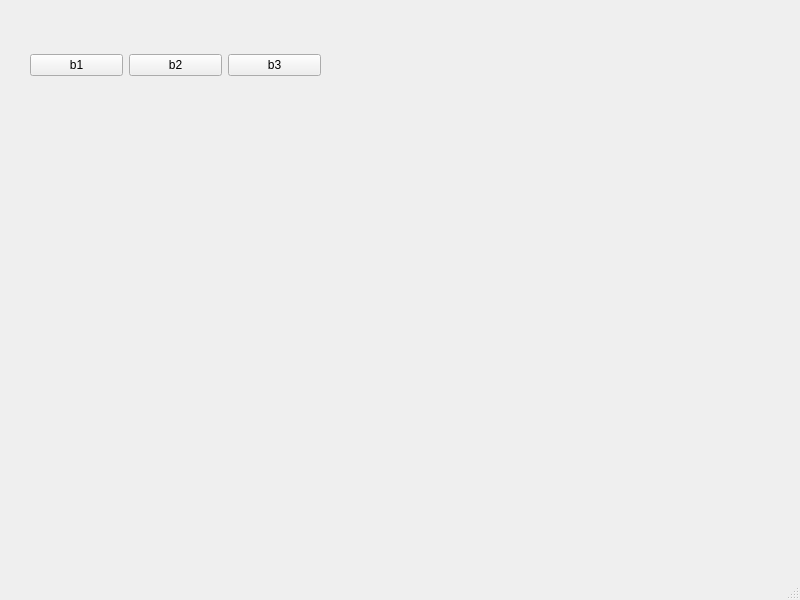
<?xml version="1.0" encoding="UTF-8"?>
<ui version="4.0">
 <class>MainWindow</class>
 <widget class="QMainWindow" name="MainWindow">
  <property name="geometry">
   <rect>
    <x>0</x>
    <y>0</y>
    <width>800</width>
    <height>600</height>
   </rect>
  </property>
  <property name="windowTitle">
   <string>MainWindow</string>
  </property>
  <widget class="QWidget" name="centralwidget">
   <widget class="QWidget" name="">
    <property name="geometry">
     <rect>
      <x>30</x>
      <y>40</y>
      <width>291</width>
      <height>51</height>
     </rect>
    </property>
    <layout class="QHBoxLayout" name="horizontalLayout_2">
     <item>
      <widget class="QPushButton" name="pushButton">
       <property name="text">
        <string>b1</string>
       </property>
      </widget>
     </item>
     <item>
      <widget class="QPushButton" name="pushButton_2">
       <property name="text">
        <string>b2</string>
       </property>
      </widget>
     </item>
     <item>
      <widget class="QPushButton" name="pushButton_3">
       <property name="text">
        <string>b3</string>
       </property>
      </widget>
     </item>
    </layout>
   </widget>
  </widget>
  <widget class="QMenuBar" name="menubar">
   <property name="geometry">
    <rect>
     <x>0</x>
     <y>0</y>
     <width>800</width>
     <height>23</height>
    </rect>
   </property>
  </widget>
  <widget class="QStatusBar" name="statusbar"/>
 </widget>
 <resources/>
 <connections/>
</ui>
